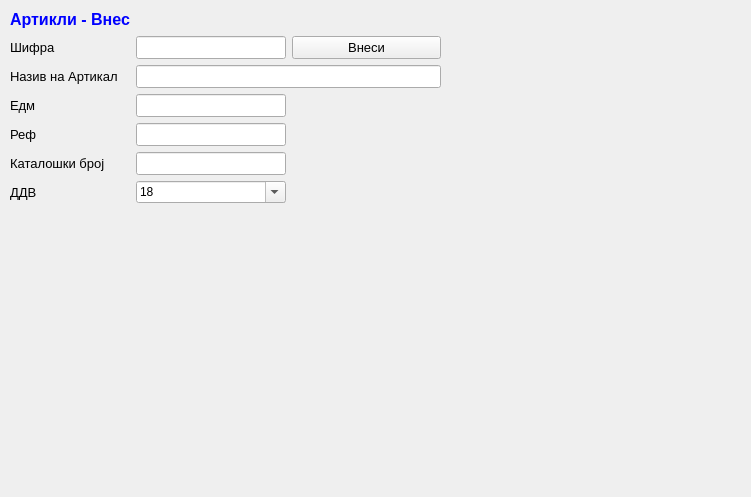
<?xml version="1.0" encoding="UTF-8"?>
<ui version="4.0">
 <class>ArtikliVnes</class>
 <widget class="QWidget" name="ArtikliVnes">
  <property name="geometry">
   <rect>
    <x>0</x>
    <y>0</y>
    <width>751</width>
    <height>497</height>
   </rect>
  </property>
  <property name="windowTitle">
   <string>Form</string>
  </property>
  <widget class="QWidget" name="layoutWidget">
   <property name="geometry">
    <rect>
     <x>10</x>
     <y>10</y>
     <width>581</width>
     <height>381</height>
    </rect>
   </property>
   <layout class="QGridLayout" name="gridLayout">
    <item row="0" column="0">
     <widget class="QLabel" name="label_6">
      <property name="font">
       <font>
        <pointsize>10</pointsize>
       </font>
      </property>
      <property name="text">
       <string>&lt;html&gt;&lt;head/&gt;&lt;body&gt;&lt;p&gt;&lt;span style=&quot; font-size:12pt; font-weight:600; color:#0000ff;&quot;&gt;Артикли - Внес&lt;/span&gt;&lt;/p&gt;&lt;/body&gt;&lt;/html&gt;</string>
      </property>
     </widget>
    </item>
    <item row="0" column="1">
     <spacer name="horizontalSpacer_3">
      <property name="orientation">
       <enum>Qt::Horizontal</enum>
      </property>
      <property name="sizeHint" stdset="0">
       <size>
        <width>40</width>
        <height>20</height>
       </size>
      </property>
     </spacer>
    </item>
    <item row="0" column="2">
     <spacer name="horizontalSpacer_4">
      <property name="orientation">
       <enum>Qt::Horizontal</enum>
      </property>
      <property name="sizeHint" stdset="0">
       <size>
        <width>40</width>
        <height>20</height>
       </size>
      </property>
     </spacer>
    </item>
    <item row="0" column="3">
     <spacer name="horizontalSpacer_5">
      <property name="orientation">
       <enum>Qt::Horizontal</enum>
      </property>
      <property name="sizeHint" stdset="0">
       <size>
        <width>40</width>
        <height>20</height>
       </size>
      </property>
     </spacer>
    </item>
    <item row="1" column="0">
     <widget class="QLabel" name="label">
      <property name="font">
       <font>
        <pointsize>10</pointsize>
       </font>
      </property>
      <property name="text">
       <string>Шифра</string>
      </property>
     </widget>
    </item>
    <item row="1" column="1">
     <widget class="QLineEdit" name="sifraArtikalEdit">
      <property name="font">
       <font>
        <pointsize>10</pointsize>
       </font>
      </property>
     </widget>
    </item>
    <item row="1" column="2">
     <widget class="QPushButton" name="pushButton">
      <property name="font">
       <font>
        <pointsize>10</pointsize>
       </font>
      </property>
      <property name="text">
       <string>Внеси</string>
      </property>
      <property name="icon">
       <iconset>
        <normaloff>:/sterna/Resources/key_f9.png</normaloff>:/sterna/Resources/key_f9.png</iconset>
      </property>
     </widget>
    </item>
    <item row="2" column="0">
     <widget class="QLabel" name="label_2">
      <property name="font">
       <font>
        <pointsize>10</pointsize>
       </font>
      </property>
      <property name="text">
       <string>Назив на Артикал</string>
      </property>
     </widget>
    </item>
    <item row="3" column="0">
     <widget class="QLabel" name="label_3">
      <property name="font">
       <font>
        <pointsize>10</pointsize>
       </font>
      </property>
      <property name="text">
       <string>Едм</string>
      </property>
     </widget>
    </item>
    <item row="3" column="1">
     <widget class="QLineEdit" name="edmArtikalEdit">
      <property name="font">
       <font>
        <pointsize>10</pointsize>
       </font>
      </property>
     </widget>
    </item>
    <item row="4" column="0">
     <widget class="QLabel" name="label_4">
      <property name="font">
       <font>
        <pointsize>10</pointsize>
       </font>
      </property>
      <property name="text">
       <string>Реф</string>
      </property>
     </widget>
    </item>
    <item row="4" column="1">
     <widget class="QLineEdit" name="refArtikalEdit">
      <property name="font">
       <font>
        <pointsize>10</pointsize>
       </font>
      </property>
     </widget>
    </item>
    <item row="5" column="0">
     <widget class="QLabel" name="label_5">
      <property name="font">
       <font>
        <pointsize>10</pointsize>
       </font>
      </property>
      <property name="text">
       <string>Каталошки број</string>
      </property>
     </widget>
    </item>
    <item row="5" column="1">
     <widget class="QLineEdit" name="kataloskiArtikalEdit">
      <property name="font">
       <font>
        <pointsize>10</pointsize>
       </font>
      </property>
     </widget>
    </item>
    <item row="6" column="0">
     <widget class="QLabel" name="label_11">
      <property name="font">
       <font>
        <pointsize>10</pointsize>
       </font>
      </property>
      <property name="text">
       <string>ДДВ</string>
      </property>
     </widget>
    </item>
    <item row="6" column="1">
     <widget class="QComboBox" name="ddvCombo">
      <property name="editable">
       <bool>true</bool>
      </property>
      <property name="currentIndex">
       <number>2</number>
      </property>
      <item>
       <property name="text">
        <string>0</string>
       </property>
      </item>
      <item>
       <property name="text">
        <string>5</string>
       </property>
      </item>
      <item>
       <property name="text">
        <string>18</string>
       </property>
      </item>
     </widget>
    </item>
    <item row="7" column="0">
     <spacer name="verticalSpacer">
      <property name="orientation">
       <enum>Qt::Vertical</enum>
      </property>
      <property name="sizeHint" stdset="0">
       <size>
        <width>20</width>
        <height>40</height>
       </size>
      </property>
     </spacer>
    </item>
    <item row="2" column="1" colspan="2">
     <widget class="QLineEdit" name="nazivArtikalEdit">
      <property name="font">
       <font>
        <pointsize>10</pointsize>
       </font>
      </property>
      <property name="toolTip">
       <string/>
      </property>
     </widget>
    </item>
   </layout>
  </widget>
 </widget>
 <tabstops>
  <tabstop>sifraArtikalEdit</tabstop>
  <tabstop>nazivArtikalEdit</tabstop>
  <tabstop>edmArtikalEdit</tabstop>
  <tabstop>refArtikalEdit</tabstop>
  <tabstop>kataloskiArtikalEdit</tabstop>
  <tabstop>ddvCombo</tabstop>
  <tabstop>pushButton</tabstop>
 </tabstops>
 <resources/>
 <connections/>
</ui>
